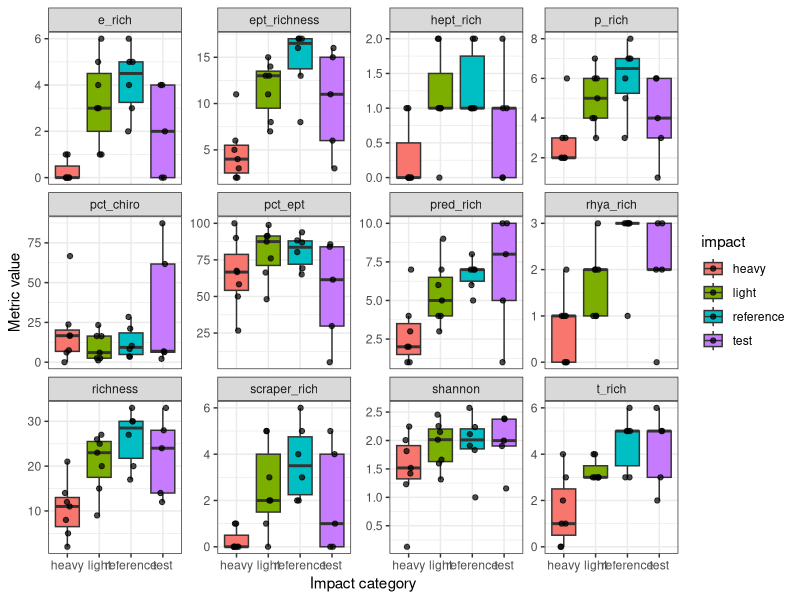
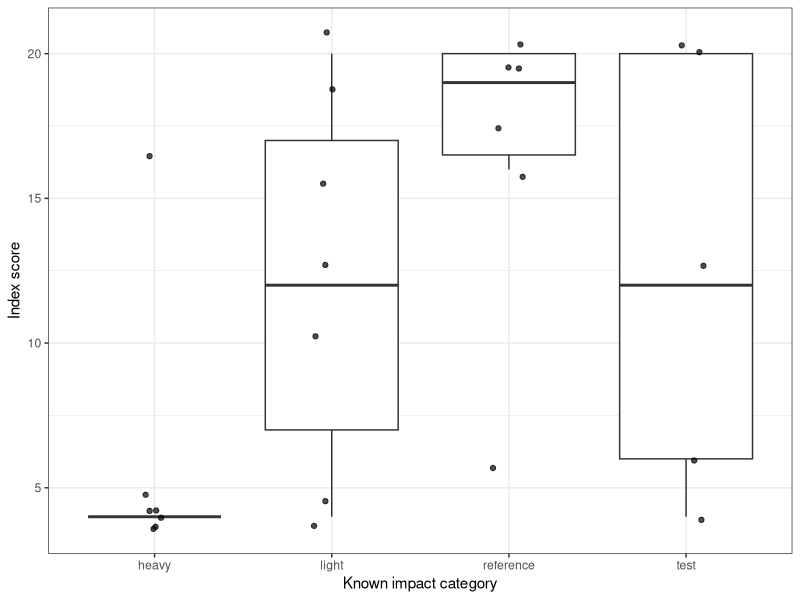
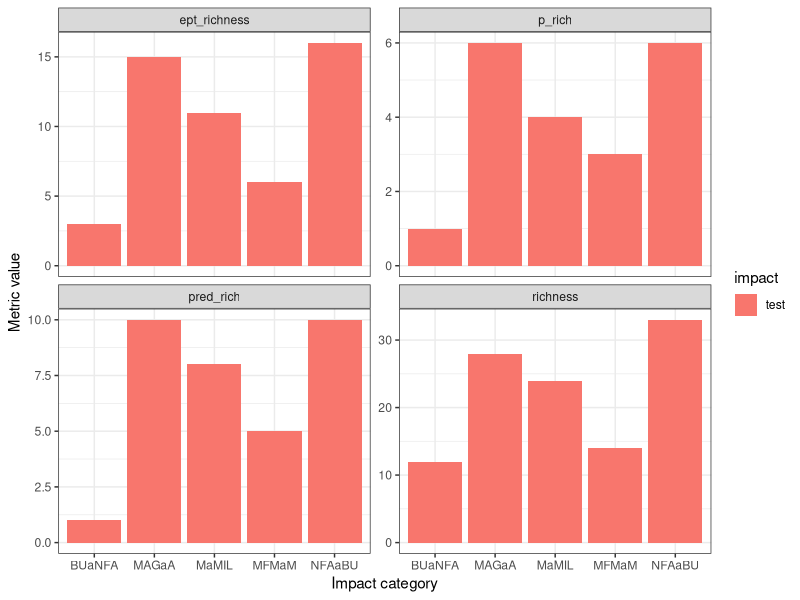

The R script that drew these images, in order: (Note: this script raises an error after producing the figures.)
## ---- chunk 1
#| label: setup
#| include: false

library(tidyverse)
bp <- read_csv(here::here("data/bonita_peak.csv"))
categories <- read_csv(here::here("data/site_categories_training.csv"))
## ---- chunk 2
#| message: false
bp_traits <- bp |>
  left_join(categories)

calc_metrics <- function(counts) {
  counts |>
    summarise(
      impact = unique(site_category),
      richness     = n_distinct(taxon),
      ept_richness = n_distinct(taxon[order %in% c('Ephemeroptera','Plecoptera', 'Trichoptera')]),
      e_rich = n_distinct(taxon[order %in% c('Ephemeroptera')]),
      t_rich =  n_distinct(taxon[order %in% c('Trichoptera')]),
      p_rich =  n_distinct(taxon[order %in% c('Plecoptera')]),
      hept_rich =  n_distinct(taxon[family %in% c('Heptageniidae')]),
      rhya_rich =  n_distinct(taxon[family %in% c('Rhyacophilidae')]),
      pred_rich =  n_distinct(taxon[FFG %in% c('predator')]),
      scraper_rich = n_distinct(taxon[FFG %in% c('scraper')]),
      shannon      = vegan::diversity(count, index = 'shannon'),
      pct_chiro    = 100 * 
        sum(count[family %in% 'Chironomidae']) / sum(count),
      pct_ept    = 100 * 
        sum(count[order %in% c('Ephemeroptera',
                         'Plecoptera',
                         'Trichoptera')]) / sum(count),
      .by = site_id
    )
}

metric_df <- calc_metrics(bp_traits)
metric_df
## ---- chunk 3
metric_df |>
  pivot_longer(richness:pct_ept, names_to = 'metric', values_to = 'value') |>
  ggplot(aes(x = impact,
             y = value,
             fill = impact)) +
  geom_boxplot(outlier.shape = NA) +
  geom_jitter(width = 0.1, alpha = 0.7) +
  facet_wrap(~metric, scales = 'free_y') +
  labs(x = 'Impact category', y = 'Metric value') +
  theme_bw()
## ---- chunk 4
#| message: false
metric_df |>
  pivot_longer(richness:pct_ept, names_to = 'metric', values_to = 'value') |>
  group_by(impact, metric)|>
  summarise(mean(value)) |>
  arrange(metric)
## ---- chunk 5
metric_df |>
  group_by(impact) |>
  summarize(mean(pred_rich),
            sd(pred_rich))

metric_df |>
  group_by(impact) |>
  summarize(mean(ept_richness),
            sd(ept_richness))


## ---- chunk 6
scoring <- tribble(
  ~metric,        ~direction, ~lower, ~upper,
  'ept_richness', 'decrease',  10,     15, 
  'p_rich',      'decrease',   5,    6, 
  'pred_rich',    'decrease',  5,    6, 
  'richness', 'decrease',      20, 25,   
)

score_sites <- function(metrics, scoring) {
  metrics |>
    pivot_longer(c(ept_richness, p_rich,pred_rich,richness), 
                 names_to = 'metric', values_to = 'value') |>
    inner_join(scoring, by = 'metric') |>
    mutate(score = case_when(
      direction == 'decrease' & value >= upper ~ 5,
      direction == 'decrease' & value >= lower ~ 3,
      direction == 'decrease'                  ~ 1,
      direction == 'increase' & value <= lower ~ 5,
      direction == 'increase' & value <= upper ~ 3,
      TRUE                                     ~ 1
    )) |>
    summarise(index = sum(score), .by = site_id)
}

## ---- chunk 7
score_sites(metric_df, scoring) |>
  left_join(categories) |>
  arrange(index, site_category)
## ---- chunk 8
ref_min   <- 16   # index at or above this is predicted 'reference'
light_min <- 10   
classify_index <- function(index) {
  case_when(
    index >= ref_min   ~ 'reference',
    index >= light_min ~ 'light',
    TRUE               ~ 'heavy'
  )
}
## ---- chunk 9
index_train <- score_sites(metric_df, scoring) |>
  left_join(categories, by = 'site_id') |>
  mutate(#category  = factor(category, levels = c('reference', 'light', 'heavy')),
         predicted = classify_index(index))
index_train |>
  arrange(index, site_category)
## ---- chunk 10
ggplot(index_train, aes(x = site_category, y = index)) +
  geom_boxplot(outlier.shape = NA) +
  geom_jitter(width = 0.1, alpha = 0.7) +
  labs(x = 'Known impact category', y = 'Index score') +
  theme_bw()

# How often does the predicted category match the known category?
table(known = index_train$site_category, predicted = index_train$predicted)
## ---- chunk 11
test_cat <- read_csv(here::here("data/site_categories_test.csv"))

index_train |>
  filter(site_category == "test") |>
  left_join(test_cat)
## ---- chunk 12
metric_df |>
  filter(impact == "test") |>
  pivot_longer(c(ept_richness, p_rich, pred_rich, richness), 
               names_to = "metric", 
               values_to = "value") |>
  ggplot(aes(x = site_id,
             y = value,
             fill = impact)) +
  geom_col() +
  #geom_jitter(width = 0.1, alpha = 0.7) +
  facet_wrap(~metric, scales = 'free_y') +
  labs(x = 'Impact category', y = 'Metric value') +
  theme_bw()
## ---- chunk 13
full_dat <- bp |>
  full_join(categories)
full_dat
## ---- chunk 14
fit_dat <-  full_dat |>
  filter(site_category != "test")
fit_dat
test_dat <- full_dat |>
  filter(site_category == "test")
test_dat
## ---- chunk 15
#| message: false
#| warning: false
total_rich <- fit_dat |>
  distinct(site_id, taxon, site_cat2) |>
  group_by(site_id, site_cat2) |>
  summarise(total_rich = n())
# total_rich
# ggplot(total_rich,
#        aes(x = site_id, 
#            y = total_rich,
#            fill = site_category)) +
#   geom_col() +
#   labs(title = "Total Richness",
       # y = "Richness")


ggplot(total_rich,
       aes(y = total_rich,
           fill = site_cat2)) +
  geom_boxplot() +
  labs(title = "Total Richness",
       y = "Richness")

total_rich |>
  group_by(site_cat2) |>
  summarize(mean(total_rich),sd(total_rich))

# ref = 26.2 
# light = 20.7 
# heavy = 10
## ---- chunk 16
#| message: false
#| warning: false
ept_rich <- fit_dat |>
  filter(order == "Ephemeroptera" |
           order == "Plecoptera" |
           order == "Trichoptera") |>
  distinct(site_category, stream, taxon) |>
  group_by(site_category, stream) |>
  summarise(EPT_rich = n()) |>
  ungroup()

ept_rich |>
  group_by(site_category) |>
  summarize(mean(EPT_rich))
# 15.8, 12.4, 5.17
  
## ---- chunk 17
#| message: false
#| warning: false
T_rich <- fit_dat |>
  filter(order == "Trichoptera") |>
  distinct(site_category, stream, taxon) |>
  group_by(site_category, stream) |>
  summarise(T_rich = n())

T_rich |>
  group_by(site_category) |>
  summarize(mean(T_rich))
# 4.8, 3.4, 2.4

fit_dat |>
  filter(order == "Plecoptera") |>
  distinct(site_category, stream, taxon) |>
  group_by(site_category, stream) |>
  summarise(T_rich = n())|>
  group_by(site_category) |>
  summarize(mean(T_rich))
# 6.5, 5, 3

fit_dat |>
  filter(order == "Ephemeroptera") |>
  distinct(site_category, stream, taxon) |>
  group_by(site_category, stream) |>
  summarise(T_rich = n())|>
  group_by(site_category) |>
  summarize(mean(T_rich))
#, 4.5, 4, 1 

## ---- chunk 18
#| message: false
#| warning: false
rhya_rich <- fit_dat |>
  filter(family == "Rhyacophilidae") |>
  distinct(site_category, stream, taxon) |>
  group_by(site_category, stream) |>
  summarise(rhya_rich = n())

rhya_rich |>
  group_by(site_category) |>
  summarize(mean(rhya_rich))

# 2.67, 1.6, 1.5
## ---- chunk 19
#| message: false
#| warning: false
ept_per_n <- fit_dat |>
  filter(order == "Ephemeroptera" |
           order == "Plecoptera" |
           order == "Trichoptera") |>
  group_by(site_category, stream, total_count) |>
  summarize(ept_n = sum(count)) |>
  mutate(ept_percent_ind = ept_n / total_count)

ept_per_n |>
  group_by(site_category) |>
  summarize(mean(ept_percent_ind))

# 0.811, 0.837, 0.539
## ---- chunk 20
chiro_per_n <- fit_dat |>
  filter(family == "Chironomidae") |>
  group_by(stream, site_category, total_count) |>
  summarize(chiro_n = sum(count)) |>
  mutate(chiro_percent_ind = chiro_n / total_count)

chiro_per_n |>
  group_by(site_category) |>
  summarize(mean(chiro_percent_ind))

## ---- chunk 21
shannon <- fit_dat |> 
  select(stream, site_category, taxon, count, total_count) |>
  mutate(pi = count / total_count,
         ln_pi = log(pi),
         pi_ln_pi = pi*ln_pi) |>
  group_by(stream, site_category) |>
  summarize(H = -sum(pi_ln_pi))
shannon

ggplot(shannon,
       aes(x = stream, 
           y = H)) +
  geom_col() +
  labs(title = "Shannon's Diversity Index",
       y = "H`")

ggplot(shannon,
       aes(x = site_category, 
           y = H)) +
  geom_boxplot() +
  labs(title = "Shannon's Diversity Index",
       y = "H`")

shannon |>
  group_by(site_category) |>
  summarize(mean(H))

# 2.26, 2.22, 1.81
## ---- chunk 22
pred_rich <- fit_dat |>
    filter(FFG == "predator") |>
    distinct(stream, taxon, site_category) |>
    group_by(stream, site_category) |>
    summarise(pred_rich = n())
pred_rich|>
  group_by(site_category) |>
  summarize(mean(pred_rich))

# 7.67, 5.6, 3.33

fit_dat |>
    filter(FFG == "scraper") |>
    distinct(stream, taxon, site_category) |>
    group_by(stream, site_category) |>
    summarise(pred_rich = n()) |>
  group_by(site_category) |>
  summarize(mean(pred_rich))
# 4, 3.2, 1

## ---- chunk 23
# 11,952 vs 47
# one stream is much more productive than the other
# Higher abundance = more biomass = more life
## ---- chunk 24
# see bar plot above
# 28 vs 14
# MAggie has twice as many taxa than Mineral. In general, this is considered good: more taxa, more niches, more ecological function/ecosystem services
## ---- chunk 25
# 15 vs. 6
# similar as above, Maggie has nearly three times as many EPT taxa. EPT are generally more sensitive, so this further supports that maggie is in better condition. 
# We also could look at which EPT taxa are there to see if those in mineral are tolerant
## ---- chunk 26
# 5 vs 3
# There are nearly twice as many in maggie, but the difference between 3 and 5 is not as dramatic. 
# Trichoptera also have variable sensitivities based on families, so just looking at T richness may not be super informative
## ---- chunk 27
# 3 vs 2
# Rhyacophilidae were shown to be more sensitive in Clements et al. 
# we're looking at them here since some T are tolerant
# 3 vs 2 is not much different. This offers equivocal support
## ---- chunk 28
# 84 vs 30 %
# much higher proportion of individuals are EPT meaning that many individuals are in the groups which are generally considered sensitive. 
## ---- chunk 29
# 2 vs 62%
# chiros are tolerant, and more than half the individuals in mineral creek are chironomidae. This gives strong support for the idea that Mineral is in worse condition
## ---- chunk 30
# 1.9 vs. 2
# these values are not much different. And actually Mineral has a higher score meaning it's more evenly distributed
# In other words, more of the species in maggie have low relative abundances whereas the relative proportions in Mineral are more similar. 
## ---- chunk 31
# 10 vs 5
# similar to other richness metrics. There are twice as many predator taxa. Predators tend to decline with increasing metal contamination
## ---- chunk 32
# 5 of 7 support maggie being in better condition
# 6 of 8 if we include total abundance
# the Tricho, Rhyacphila, and Shannon metrics all gave equivocal evidence
## ---- chunk 33
# judge answers based on merit and justification
# i.e., predators more important because they integrate things happening throughout the food web
# total richness bc of more ecological niches, etc. 
# % chiro bc they are tolerant, have limited ecological niches, etc. 
## ---- chunk 34
# as above, make sure answers are justified by data. OK if use equivocal results to temper interpretations. 
